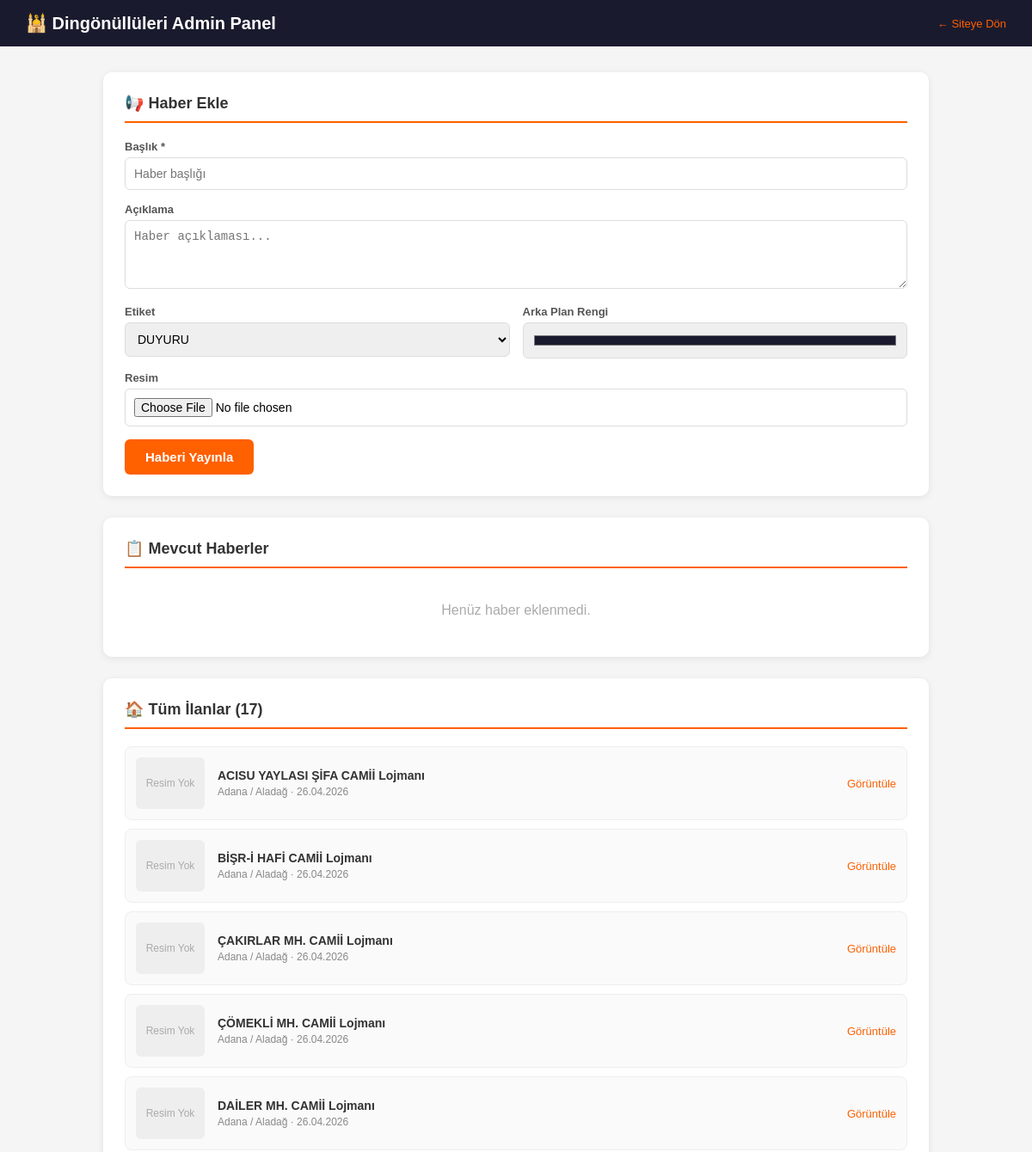
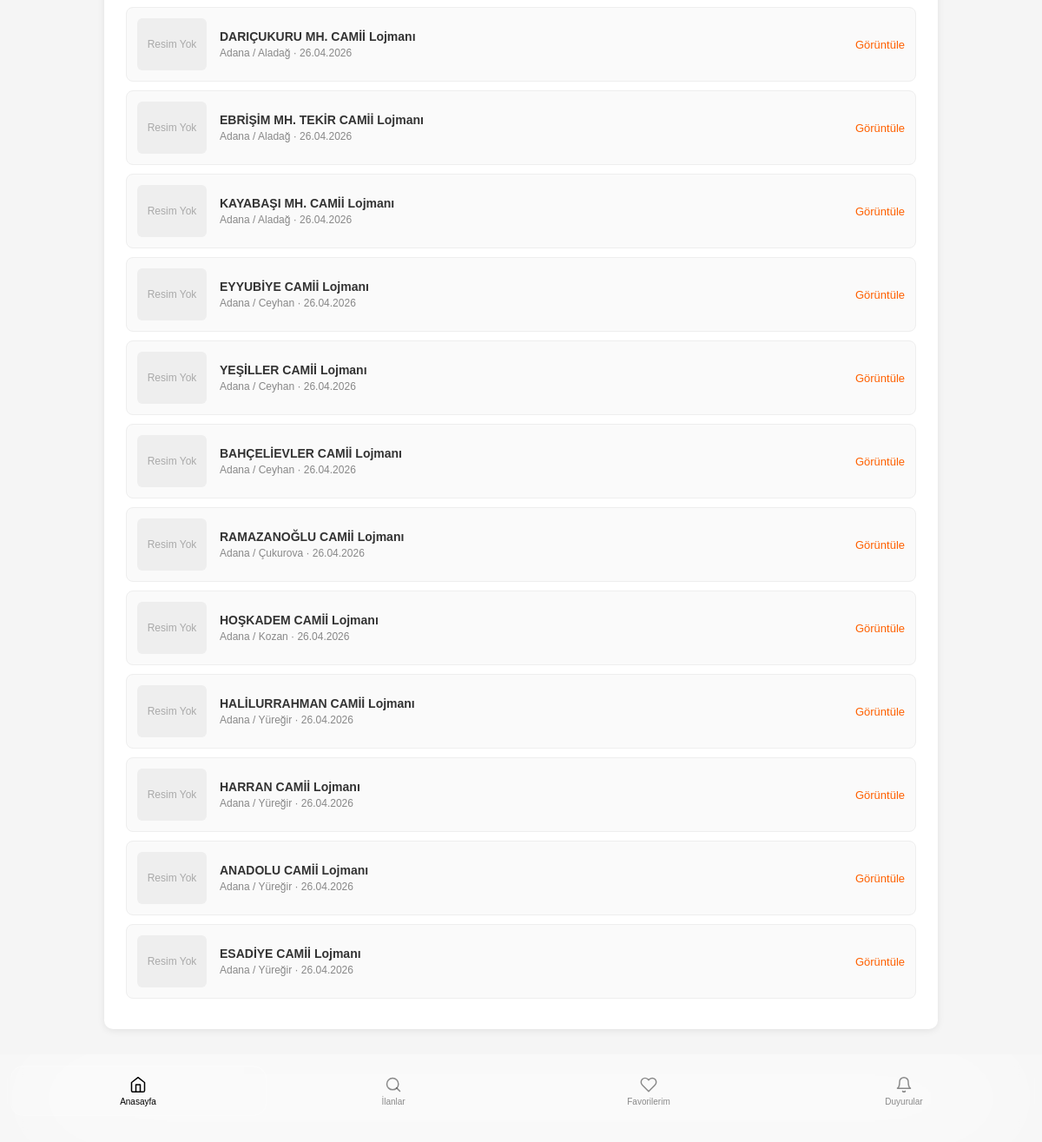
The page /panel/ (signed in) on the database its author committed (2 pictures, top to bottom).
### ilanlar/models.py (models this page shows, shortened)
class Ilan(models.Model):
    ISITMA_SECENEKLERI = [
        ('dogalgaz', 'Doğalgaz'),
        ('kombi', 'Kombi'),
        ('merkezi', 'Merkezi'),
        ('klima', 'Klima'),
        ('soba', 'Soba'),
    ]
    kullanici = models.ForeignKey(User, on_delete=models.CASCADE, null=True, blank=True)
    baslik = models.CharField(max_length=200)
    aciklama = models.TextField(blank=True)  # kısa özet
    konum = models.CharField(max_length=200)
    oda_sayisi = models.CharField(max_length=10, default='1+1')
    kat = models.IntegerField(default=0)
    metrekare = models.IntegerField(default=0)
    bina_yasi = models.IntegerField(default=0)
    banyo = models.IntegerField(default=1)
    balkon = models.BooleanField(default=False)
    asansor = models.BooleanField(default=False)
    site_icinde = models.BooleanField(default=False)
    site_aidati = models.IntegerField(default=0)
    isitma = models.CharField(max_length=20, choices=ISITMA_SECENEKLERI, default='dogalgaz')
    tarih = models.DateTimeField(auto_now_add=True)
    onaylandi = models.BooleanField(default=False)

### ilanlar/views.py (the view)
# urls.py: path('panel/', views.panel, name='panel'),
def panel(request):
    if not request.user.is_authenticated:
        return redirect('giris')
    ilanlar = Ilan.objects.filter(kullanici=request.user)
    return render(request, 'panel.html', {'ilanlar': ilanlar})

### ilanlar/templates/panel.html (shortened to what this page needs)
<!DOCTYPE html>
<html>
<head>
</head>
<body>
    <div class="header">
        <h1>🕌 Dingönüllüleri Admin Panel</h1>
        <a href="/">← Siteye Dön</a>
    </div>
    <div class="icerik">
        <div class="kart">
            <h2>📢 Haber Ekle</h2>
            <form method="post" action="/panel/haber-ekle/" enctype="multipart/form-data">
                <div class="form-grup">
                    <label>Başlık *</label>
                    <input type="text" name="baslik" placeholder="Haber başlığı" required>
                </div>
                <div class="form-grup">
                    <label>Açıklama</label>
                    <textarea name="aciklama" placeholder="Haber açıklaması..."></textarea>
                </div>
                <div class="iki-kolon">
                    <div class="form-grup">
                        <label>Etiket</label>
                        <select name="etiket">
                            <option value="DUYURU">DUYURU</option>
                        </select>
                    </div>
                    <div class="form-grup">
                        <label>Arka Plan Rengi</label>
                        <input type="color" name="renk" value="#1a1a2e" style="height:42px; cursor:pointer;">
                    </div>
                </div>
                <div class="form-grup">
                    <label>Resim</label>
                    <input type="file" name="resim" accept="image/*">
                </div>
                <button type="submit" class="btn-ekle">Haberi Yayınla</button>
            </form>
        </div>
        <div class="kart">
            <h2>📋 Mevcut Haberler</h2>
            {% if haberler %}
            <div class="haber-liste">
                {% for haber in haberler %}
                <div class="haber-satir">
                    {% if haber.resim %}
                    <img src="{{ haber.resim.url }}" alt="{{ haber.baslik }}">
                    {% else %}
                    <div style="width:80px;height:60px;background:#eee;border-radius:6px;display:flex;align-items:center;justify-content:center;font-size:12px;color:#aaa;">Resim Yok</div>
                    {% endif %}
                    <div class="haber-satir-bilgi">
                        <h4>{{ haber.baslik }}</h4>
                        <p>{{ haber.etiket }} · {{ haber.tarih|date:"d.m.Y H:i" }}</p>
                    </div>
                    <form method="post" action="/panel/haber-sil/{{ haber.id }}/">
                        {% csrf_token %}
                        <button type="submit" class="btn-sil" onclick="return confirm('Haberi silmek istediğine emin misin?')">🗑 Sil</button>
                    </form>
                </div>
                {% endfor %}
            </div>
            {% else %}
            <p style="color:#aaa; text-align:center; padding:20px;">Henüz haber eklenmedi.</p>
            {% endif %}
        </div>
        <div class="kart">
            <h2>🏠 Tüm İlanlar ({{ ilanlar.count }})</h2>
            {% for ilan in ilanlar %}
            <div class="haber-satir">
                {% with ilk=ilan.medyalar.first %}
                {% if ilk %}
                <img src="{{ ilk.dosya.url }}" alt="{{ ilan.baslik }}">
                {% else %}
                <div style="width:80px;height:60px;background:#eee;border-radius:6px;display:flex;align-items:center;justify-content:center;font-size:12px;color:#aaa;">Resim Yok</div>
                {% endif %}
                {% endwith %}
                <div class="haber-satir-bilgi">
                    <h4>{{ ilan.baslik }}</h4>
                    <p>{{ ilan.konum }} · {{ ilan.tarih|date:"d.m.Y" }}</p>
                </div>
                <a href="/ilan/{{ ilan.id }}/" style="color:#FF6000; font-size:13px; text-decoration:none;">Görüntüle</a>
            </div>
            {% endfor %}
        </div>
    </div>
<div class="bnav-wrap">
  <div class="bnav-inner" id="bnavInner">
    <div class="bnav-slider" id="bnavSlider"></div>
    <a href="/" class="bnav-item" id="bnav-0">
      <svg viewBox="0 0 24 24" fill="none" stroke="currentColor" stroke-width="1.8" stroke-linecap="round" stroke-linejoin="round"><path d="M3 9l9-7 9 7v11a2 2 0 0 1-2 2H5a2 2 0 0 1-2-2z"/><polyline points="9 22 9 12 15 12 15 22"/></svg>
      Anasayfa
    </a>
    <a href="/ilanlar/" class="bnav-item" id="bnav-1">
      <svg viewBox="0 0 24 24" fill="none" stroke="currentColor" stroke-width="1.8" stroke-linecap="round" stroke-linejoin="round"><circle cx="11" cy="11" r="8"/><line x1="21" y1="21" x2="16.65" y2="16.65"/></svg>
      İlanlar
    </a>
    <a href="/favoriler/" class="bnav-item" id="bnav-2">
      <svg viewBox="0 0 24 24" fill="none" stroke="currentColor" stroke-width="1.8" stroke-linecap="round" stroke-linejoin="round"><path d="M20.84 4.61a5.5 5.5 0 0 0-7.78 0L12 5.67l-1.06-1.06a5.5 5.5 0 0 0-7.78 7.78l1.06 1.06L12 21.23l7.78-7.78 1.06-1.06a5.5 5.5 0 0 0 0-7.78z"/></svg>
      Favorilerim
    </a>
    <a href="/duyurular/" class="bnav-item" id="bnav-3">
      <svg viewBox="0 0 24 24" fill="none" stroke="currentColor" stroke-width="1.8" stroke-linecap="round" stroke-linejoin="round"><path d="M18 8A6 6 0 0 0 6 8c0 7-3 9-3 9h18s-3-2-3-9"/><path d="M13.73 21a2 2 0 0 1-3.46 0"/></svg>
      Duyurular
    </a>
  </div>
</div>
</body>
</html>

### ilanlar/templates/panel.html (style rules this page uses)
* { margin: 0; padding: 0; box-sizing: border-box; }
body { font-family: Arial; background: #f5f5f5; }
.header { background: #1a1a2e; padding: 15px 30px; display: flex; align-items: center; justify-content: space-between; }
.header h1 { color: white; font-size: 20px; }
.header a { color: #FF6000; text-decoration: none; font-size: 13px; }
.icerik { max-width: 1000px; margin: 30px auto; padding: 0 20px; }
.kart { background: white; border-radius: 10px; padding: 25px; margin-bottom: 25px; box-shadow: 0 2px 8px rgba(0,0,0,0.08); }
.kart h2 { color: #333; margin-bottom: 20px; font-size: 18px; border-bottom: 2px solid #FF6000; padding-bottom: 10px; }
.form-grup { margin-bottom: 15px; }
.form-grup label { display: block; font-size: 13px; color: #555; margin-bottom: 5px; font-weight: bold; }
.form-grup input, .form-grup textarea, .form-grup select { width: 100%; padding: 10px; border: 1px solid #ddd; border-radius: 6px; font-size: 14px; }
.form-grup textarea { height: 80px; resize: vertical; }
.btn-ekle { background: #FF6000; color: white; border: none; padding: 12px 24px; border-radius: 6px; font-size: 15px; cursor: pointer; font-weight: bold; }
.haber-satir { display: flex; align-items: center; gap: 15px; padding: 12px; border: 1px solid #eee; border-radius: 8px; margin-bottom: 10px; background: #fafafa; }
.haber-satir-bilgi { flex: 1; }
.haber-satir-bilgi h4 { font-size: 14px; color: #333; margin-bottom: 4px; }
.haber-satir-bilgi p { font-size: 12px; color: #888; }
.iki-kolon { display: grid; grid-template-columns: 1fr 1fr; gap: 15px; }
body { padding-bottom: 100px; }
.bnav-wrap { position: fixed; bottom: 0; left: 0; right: 0; z-index: 9999; padding: 8px 8px 26px 8px; background: rgba(255,255,255,0.01); backdrop-filter: blur(80px) saturate(300%) brightness(1.05); -webkit-backdrop-filter: blur(80px) saturate(300%) brightness(1.05); border-top: 0.5px solid rgba(255,255,255,0.08); }
.bnav-inner { display: flex; background: rgba(255,255,255,0.03); border: 0.5px solid rgba(255,255,255,0.08); border-radius: 18px; padding: 3px; position: relative; }
.bnav-slider { position: absolute; top: 3px; bottom: 3px; border-radius: 15px; background: rgba(255,255,255,0.1); border: 0.5px solid rgba(255,255,255,0.2); backdrop-filter: blur(40px); -webkit-backdrop-filter: blur(40px); transition: left 0.35s cubic-bezier(0.34,1.15,0.64,1), width 0.35s cubic-bezier(0.34,1.15,0.64,1); pointer-events: none; box-shadow: inset 0 0.5px 0 rgba(255,255,255,0.3); }
.bnav-item { flex: 1; display: flex; flex-direction: column; align-items: center; justify-content: center; gap: 4px; height: 58px; font-size: 10px; font-weight: 500; cursor: pointer; color: rgba(0,0,0,0.45); position: relative; z-index: 1; border-radius: 15px; transition: color 0.3s; text-decoration: none; user-select: none; }
.bnav-item.active { color: #000000; }
.bnav-item svg { width: 20px; height: 20px; }

### rows shown on the page
Ilan: baslik "ACISU YAYLASI ŞİFA CAMİİ Lojmanı", konum "Adana / Aladağ", tarih "26.04.2026"
Ilan: baslik "BİŞR-İ HAFİ CAMİİ Lojmanı", konum "Adana / Aladağ", tarih "26.04.2026"
Ilan: baslik "ÇAKIRLAR MH. CAMİİ Lojmanı", konum "Adana / Aladağ", tarih "26.04.2026"
Ilan: baslik "ÇÖMEKLİ MH. CAMİİ Lojmanı", konum "Adana / Aladağ", tarih "26.04.2026"
Ilan: baslik "DAİLER MH. CAMİİ Lojmanı", konum "Adana / Aladağ", tarih "26.04.2026"
Ilan: baslik "DARIÇUKURU MH. CAMİİ Lojmanı", konum "Adana / Aladağ", tarih "26.04.2026"
Ilan: baslik "EBRİŞİM MH. TEKİR CAMİİ Lojmanı", konum "Adana / Aladağ", tarih "26.04.2026"
Ilan: baslik "KAYABAŞI MH. CAMİİ Lojmanı", konum "Adana / Aladağ", tarih "26.04.2026"
Ilan: baslik "EYYUBİYE CAMİİ Lojmanı", konum "Adana / Ceyhan", tarih "26.04.2026"
Ilan: baslik "YEŞİLLER CAMİİ Lojmanı", konum "Adana / Ceyhan", tarih "26.04.2026"
Ilan: baslik "BAHÇELİEVLER CAMİİ Lojmanı", konum "Adana / Ceyhan", tarih "26.04.2026"
Ilan: baslik "RAMAZANOĞLU CAMİİ Lojmanı", konum "Adana / Çukurova", tarih "26.04.2026"
Ilan: baslik "HOŞKADEM CAMİİ Lojmanı", konum "Adana / Kozan", tarih "26.04.2026"
Ilan: baslik "HALİLURRAHMAN CAMİİ Lojmanı", konum "Adana / Yüreğir", tarih "26.04.2026"
Ilan: baslik "HARRAN CAMİİ Lojmanı", konum "Adana / Yüreğir", tarih "26.04.2026"
Ilan: baslik "ANADOLU CAMİİ Lojmanı", konum "Adana / Yüreğir", tarih "26.04.2026"
Ilan: baslik "ESADİYE CAMİİ Lojmanı", konum "Adana / Yüreğir", tarih "26.04.2026"

### other values the page prints
{{ ilanlar.count }} "17"
